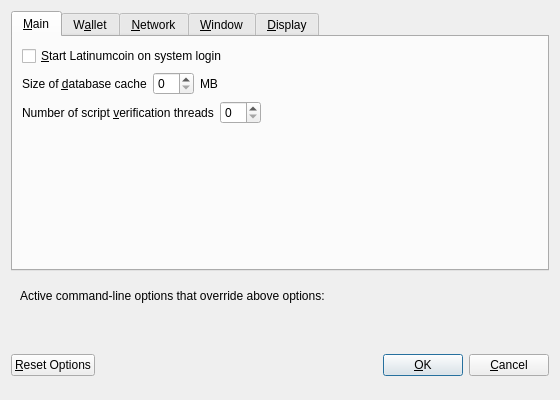
<?xml version="1.0" encoding="UTF-8"?>
<ui version="4.0">
 <class>OptionsDialog</class>
 <widget class="QDialog" name="OptionsDialog">
  <property name="geometry">
   <rect>
    <x>0</x>
    <y>0</y>
    <width>560</width>
    <height>400</height>
   </rect>
  </property>
  <property name="windowTitle">
   <string>Options</string>
  </property>
  <property name="modal">
   <bool>true</bool>
  </property>
  <layout class="QVBoxLayout" name="verticalLayout">
   <item>
    <widget class="QTabWidget" name="tabWidget">
     <property name="currentIndex">
      <number>0</number>
     </property>
     <widget class="QWidget" name="tabMain">
      <attribute name="title">
       <string>&amp;Main</string>
      </attribute>
      <layout class="QVBoxLayout" name="verticalLayout_Main">
       <item>
        <widget class="QCheckBox" name="bitcoinAtStartup">
         <property name="toolTip">
          <string>Automatically start Latinumcoin after logging in to the system.</string>
         </property>
         <property name="text">
          <string>&amp;Start Latinumcoin on system login</string>
         </property>
        </widget>
       </item>
       <item>
        <layout class="QHBoxLayout" name="horizontalLayout_2_Main">
         <item>
          <widget class="QLabel" name="databaseCacheLabel">
           <property name="text">
            <string>Size of &amp;database cache</string>
           </property>
           <property name="textFormat">
            <enum>Qt::PlainText</enum>
           </property>
           <property name="buddy">
            <cstring>databaseCache</cstring>
           </property>
          </widget>
         </item>
         <item>
          <widget class="QSpinBox" name="databaseCache"/>
         </item>
         <item>
          <widget class="QLabel" name="databaseCacheUnitLabel">
           <property name="text">
            <string>MB</string>
           </property>
           <property name="textFormat">
            <enum>Qt::PlainText</enum>
           </property>
          </widget>
         </item>
         <item>
          <spacer name="horizontalSpacer_2_Main">
           <property name="orientation">
            <enum>Qt::Horizontal</enum>
           </property>
           <property name="sizeHint" stdset="0">
            <size>
             <width>40</width>
             <height>20</height>
            </size>
           </property>
          </spacer>
         </item>
        </layout>
       </item>
       <item>
        <layout class="QHBoxLayout" name="horizontalLayout_3_Main">
         <item>
          <widget class="QLabel" name="threadsScriptVerifLabel">
           <property name="text">
            <string>Number of script &amp;verification threads</string>
           </property>
           <property name="textFormat">
            <enum>Qt::PlainText</enum>
           </property>
           <property name="buddy">
            <cstring>threadsScriptVerif</cstring>
           </property>
          </widget>
         </item>
         <item>
          <widget class="QSpinBox" name="threadsScriptVerif">
           <property name="toolTip">
            <string>(0 = auto, &lt;0 = leave that many cores free)</string>
           </property>
          </widget>
         </item>
         <item>
          <spacer name="horizontalSpacer_3_Main">
           <property name="orientation">
            <enum>Qt::Horizontal</enum>
           </property>
           <property name="sizeHint" stdset="0">
            <size>
             <width>40</width>
             <height>20</height>
            </size>
           </property>
          </spacer>
         </item>
        </layout>
       </item>
       <item>
        <spacer name="verticalSpacer_Main">
         <property name="orientation">
          <enum>Qt::Vertical</enum>
         </property>
         <property name="sizeHint" stdset="0">
          <size>
           <width>20</width>
           <height>40</height>
          </size>
         </property>
        </spacer>
       </item>
      </layout>
     </widget>
     <widget class="QWidget" name="tabWallet">
      <attribute name="title">
       <string>W&amp;allet</string>
      </attribute>
      <layout class="QVBoxLayout" name="verticalLayout_Wallet">
       <item>
        <widget class="QLabel" name="transactionFeeInfoLabel">
         <property name="text">
          <string>Optional transaction fee per kB that helps make sure your transactions are processed quickly. Most transactions are 1 kB.</string>
         </property>
         <property name="textFormat">
          <enum>Qt::PlainText</enum>
         </property>
         <property name="wordWrap">
          <bool>true</bool>
         </property>
        </widget>
       </item>
       <item>
        <layout class="QHBoxLayout" name="horizontalLayout_1_Wallet">
         <item>
          <widget class="QLabel" name="transactionFeeLabel">
           <property name="text">
            <string>Pay transaction &amp;fee</string>
           </property>
           <property name="textFormat">
            <enum>Qt::PlainText</enum>
           </property>
           <property name="buddy">
            <cstring>transactionFee</cstring>
           </property>
          </widget>
         </item>
         <item>
          <widget class="BitcoinAmountField" name="transactionFee"/>
         </item>
         <item>
          <spacer name="horizontalSpacer_1_Wallet">
           <property name="orientation">
            <enum>Qt::Horizontal</enum>
           </property>
           <property name="sizeHint" stdset="0">
            <size>
             <width>40</width>
             <height>20</height>
            </size>
           </property>
          </spacer>
         </item>
        </layout>
       </item>
       <item>
        <spacer name="verticalSpacer_Wallet">
         <property name="orientation">
          <enum>Qt::Vertical</enum>
         </property>
         <property name="sizeHint" stdset="0">
          <size>
           <width>20</width>
           <height>40</height>
          </size>
         </property>
        </spacer>
       </item>
       <item>
        <widget class="QGroupBox" name="groupBox">
         <property name="title">
          <string>Expert</string>
         </property>
         <layout class="QVBoxLayout" name="verticalLayout_2">
          <item>
           <widget class="QCheckBox" name="coinControlFeatures">
            <property name="toolTip">
             <string>Whether to show coin control features or not.</string>
            </property>
            <property name="text">
             <string>Enable coin &amp;control features</string>
            </property>
           </widget>
          </item>
          <item>
           <widget class="QCheckBox" name="spendZeroConfChange">
            <property name="toolTip">
             <string>If you disable the spending of unconfirmed change, the change from a transaction cannot be used until that transaction has at least one confirmation. This also affects how your balance is computed.</string>
            </property>
            <property name="text">
             <string>&amp;Spend unconfirmed change</string>
            </property>
           </widget>
          </item>
         </layout>
        </widget>
       </item>
      </layout>
     </widget>
     <widget class="QWidget" name="tabNetwork">
      <attribute name="title">
       <string>&amp;Network</string>
      </attribute>
      <layout class="QVBoxLayout" name="verticalLayout_Network">
       <item>
        <widget class="QCheckBox" name="mapPortUpnp">
         <property name="toolTip">
          <string>Automatically open the Latinumcoin client port on the router. This only works when your router supports UPnP and it is enabled.</string>
         </property>
         <property name="text">
          <string>Map port using &amp;UPnP</string>
         </property>
        </widget>
       </item>
       <item>
        <widget class="QCheckBox" name="connectSocks">
         <property name="toolTip">
          <string>Connect to the Latinumcoin network through a SOCKS proxy.</string>
         </property>
         <property name="text">
          <string>&amp;Connect through SOCKS proxy (default proxy):</string>
         </property>
        </widget>
       </item>
       <item>
        <layout class="QHBoxLayout" name="horizontalLayout_1_Network">
         <item>
          <widget class="QLabel" name="proxyIpLabel">
           <property name="text">
            <string>Proxy &amp;IP:</string>
           </property>
           <property name="textFormat">
            <enum>Qt::PlainText</enum>
           </property>
           <property name="buddy">
            <cstring>proxyIp</cstring>
           </property>
          </widget>
         </item>
         <item>
          <widget class="QValidatedLineEdit" name="proxyIp">
           <property name="minimumSize">
            <size>
             <width>140</width>
             <height>0</height>
            </size>
           </property>
           <property name="maximumSize">
            <size>
             <width>140</width>
             <height>16777215</height>
            </size>
           </property>
           <property name="toolTip">
            <string>IP address of the proxy (e.g. IPv4: 127.0.0.1 / IPv6: ::1)</string>
           </property>
          </widget>
         </item>
         <item>
          <widget class="QLabel" name="proxyPortLabel">
           <property name="text">
            <string>&amp;Port:</string>
           </property>
           <property name="textFormat">
            <enum>Qt::PlainText</enum>
           </property>
           <property name="buddy">
            <cstring>proxyPort</cstring>
           </property>
          </widget>
         </item>
         <item>
          <widget class="QLineEdit" name="proxyPort">
           <property name="minimumSize">
            <size>
             <width>55</width>
             <height>0</height>
            </size>
           </property>
           <property name="maximumSize">
            <size>
             <width>55</width>
             <height>16777215</height>
            </size>
           </property>
           <property name="toolTip">
            <string>Port of the proxy (e.g. 9050)</string>
           </property>
          </widget>
         </item>
         <item>
          <widget class="QLabel" name="socksVersionLabel">
           <property name="text">
            <string>SOCKS &amp;Version:</string>
           </property>
           <property name="textFormat">
            <enum>Qt::PlainText</enum>
           </property>
           <property name="buddy">
            <cstring>socksVersion</cstring>
           </property>
          </widget>
         </item>
         <item>
          <widget class="QValueComboBox" name="socksVersion">
           <property name="toolTip">
            <string>SOCKS version of the proxy (e.g. 5)</string>
           </property>
          </widget>
         </item>
         <item>
          <spacer name="horizontalSpacer_1_Network">
           <property name="orientation">
            <enum>Qt::Horizontal</enum>
           </property>
           <property name="sizeHint" stdset="0">
            <size>
             <width>40</width>
             <height>20</height>
            </size>
           </property>
          </spacer>
         </item>
        </layout>
       </item>
       <item>
        <spacer name="verticalSpacer_Network">
         <property name="orientation">
          <enum>Qt::Vertical</enum>
         </property>
         <property name="sizeHint" stdset="0">
          <size>
           <width>20</width>
           <height>40</height>
          </size>
         </property>
        </spacer>
       </item>
      </layout>
     </widget>
     <widget class="QWidget" name="tabWindow">
      <attribute name="title">
       <string>&amp;Window</string>
      </attribute>
      <layout class="QVBoxLayout" name="verticalLayout_Window">
       <item>
        <widget class="QCheckBox" name="minimizeToTray">
         <property name="toolTip">
          <string>Show only a tray icon after minimizing the window.</string>
         </property>
         <property name="text">
          <string>&amp;Minimize to the tray instead of the taskbar</string>
         </property>
        </widget>
       </item>
       <item>
        <widget class="QCheckBox" name="minimizeOnClose">
         <property name="toolTip">
          <string>Minimize instead of exit the application when the window is closed. When this option is enabled, the application will be closed only after selecting Quit in the menu.</string>
         </property>
         <property name="text">
          <string>M&amp;inimize on close</string>
         </property>
        </widget>
       </item>
       <item>
        <spacer name="verticalSpacer_Window">
         <property name="orientation">
          <enum>Qt::Vertical</enum>
         </property>
         <property name="sizeHint" stdset="0">
          <size>
           <width>20</width>
           <height>40</height>
          </size>
         </property>
        </spacer>
       </item>
      </layout>
     </widget>
     <widget class="QWidget" name="tabDisplay">
      <attribute name="title">
       <string>&amp;Display</string>
      </attribute>
      <layout class="QVBoxLayout" name="verticalLayout_Display">
       <item>
        <layout class="QHBoxLayout" name="horizontalLayout_1_Display">
         <item>
          <widget class="QLabel" name="langLabel">
           <property name="text">
            <string>User Interface &amp;language:</string>
           </property>
           <property name="textFormat">
            <enum>Qt::PlainText</enum>
           </property>
           <property name="buddy">
            <cstring>lang</cstring>
           </property>
          </widget>
         </item>
         <item>
          <widget class="QValueComboBox" name="lang">
           <property name="toolTip">
            <string>The user interface language can be set here. This setting will take effect after restarting Latinumcoin.</string>
           </property>
          </widget>
         </item>
        </layout>
       </item>
       <item>
        <layout class="QHBoxLayout" name="horizontalLayout_2_Display">
         <item>
          <widget class="QLabel" name="unitLabel">
           <property name="text">
            <string>&amp;Unit to show amounts in:</string>
           </property>
           <property name="textFormat">
            <enum>Qt::PlainText</enum>
           </property>
           <property name="buddy">
            <cstring>unit</cstring>
           </property>
          </widget>
         </item>
         <item>
          <widget class="QValueComboBox" name="unit">
           <property name="toolTip">
            <string>Choose the default subdivision unit to show in the interface and when sending coins.</string>
           </property>
          </widget>
         </item>
        </layout>
       </item>
       <item>
        <widget class="QCheckBox" name="displayAddresses">
         <property name="toolTip">
          <string>Whether to show Latinumcoin addresses in the transaction list or not.</string>
         </property>
         <property name="text">
          <string>&amp;Display addresses in transaction list</string>
         </property>
        </widget>
       </item>
       <item>
        <layout class="QHBoxLayout" name="horizontalLayout_3_Display">
         <item>
          <widget class="QLabel" name="thirdPartyTxUrlsLabel">
           <property name="toolTip">
            <string>Third party URLs (e.g. a block explorer) that appear in the transactions tab as context menu items. %s in the URL is replaced by transaction hash. Multiple URLs are separated by vertical bar |.</string>
           </property>
           <property name="text">
            <string>Third party transaction URLs</string>
           </property>
           <property name="buddy">
            <cstring>thirdPartyTxUrls</cstring>
           </property>
          </widget>
         </item>
         <item>
          <widget class="QLineEdit" name="thirdPartyTxUrls">
           <property name="toolTip">
            <string>Third party URLs (e.g. a block explorer) that appear in the transactions tab as context menu items. %s in the URL is replaced by transaction hash. Multiple URLs are separated by vertical bar |.</string>
           </property>
          </widget>
         </item>
        </layout>
       </item>
       <item>
        <spacer name="verticalSpacer_Display">
         <property name="orientation">
          <enum>Qt::Vertical</enum>
         </property>
         <property name="sizeHint" stdset="0">
          <size>
           <width>20</width>
           <height>40</height>
          </size>
         </property>
        </spacer>
       </item>
      </layout>
     </widget>
    </widget>
   </item>
   <item>
    <widget class="QFrame" name="frame">
     <layout class="QVBoxLayout" name="verticalLayout_Bottom">
      <item>
       <layout class="QHBoxLayout" name="horizontalLayout_Bottom">
        <item>
         <widget class="QLabel" name="overriddenByCommandLineInfoLabel">
          <property name="text">
           <string>Active command-line options that override above options:</string>
          </property>
          <property name="textFormat">
           <enum>Qt::PlainText</enum>
          </property>
         </widget>
        </item>
        <item>
         <spacer name="horizontalSpacer_Bottom">
          <property name="orientation">
           <enum>Qt::Horizontal</enum>
          </property>
          <property name="sizeHint" stdset="0">
           <size>
            <width>40</width>
            <height>20</height>
           </size>
          </property>
         </spacer>
        </item>
       </layout>
      </item>
      <item>
       <widget class="QLabel" name="overriddenByCommandLineLabel">
        <property name="text">
         <string/>
        </property>
        <property name="textFormat">
         <enum>Qt::PlainText</enum>
        </property>
        <property name="wordWrap">
         <bool>true</bool>
        </property>
       </widget>
      </item>
     </layout>
    </widget>
   </item>
   <item>
    <layout class="QHBoxLayout" name="horizontalLayout_Buttons">
     <item>
      <widget class="QPushButton" name="resetButton">
       <property name="toolTip">
        <string>Reset all client options to default.</string>
       </property>
       <property name="text">
        <string>&amp;Reset Options</string>
       </property>
       <property name="autoDefault">
        <bool>false</bool>
       </property>
      </widget>
     </item>
     <item>
      <spacer name="horizontalSpacer_1">
       <property name="orientation">
        <enum>Qt::Horizontal</enum>
       </property>
       <property name="sizeHint" stdset="0">
        <size>
         <width>40</width>
         <height>48</height>
        </size>
       </property>
      </spacer>
     </item>
     <item>
      <widget class="QLabel" name="statusLabel">
       <property name="minimumSize">
        <size>
         <width>200</width>
         <height>0</height>
        </size>
       </property>
       <property name="font">
        <font>
         <weight>75</weight>
         <bold>true</bold>
        </font>
       </property>
       <property name="text">
        <string/>
       </property>
       <property name="textFormat">
        <enum>Qt::PlainText</enum>
       </property>
       <property name="wordWrap">
        <bool>true</bool>
       </property>
      </widget>
     </item>
     <item>
      <spacer name="horizontalSpacer_2">
       <property name="orientation">
        <enum>Qt::Horizontal</enum>
       </property>
       <property name="sizeHint" stdset="0">
        <size>
         <width>40</width>
         <height>48</height>
        </size>
       </property>
      </spacer>
     </item>
     <item>
      <widget class="QPushButton" name="okButton">
       <property name="text">
        <string>&amp;OK</string>
       </property>
      </widget>
     </item>
     <item>
      <widget class="QPushButton" name="cancelButton">
       <property name="text">
        <string>&amp;Cancel</string>
       </property>
       <property name="autoDefault">
        <bool>false</bool>
       </property>
      </widget>
     </item>
    </layout>
   </item>
  </layout>
 </widget>
 <customwidgets>
  <customwidget>
   <class>BitcoinAmountField</class>
   <extends>QLineEdit</extends>
   <header>bitcoinamountfield.h</header>
   <container>1</container>
  </customwidget>
  <customwidget>
   <class>QValidatedLineEdit</class>
   <extends>QLineEdit</extends>
   <header>qvalidatedlineedit.h</header>
  </customwidget>
  <customwidget>
   <class>QValueComboBox</class>
   <extends>QComboBox</extends>
   <header>qvaluecombobox.h</header>
  </customwidget>
 </customwidgets>
 <resources/>
 <connections/>
</ui>
